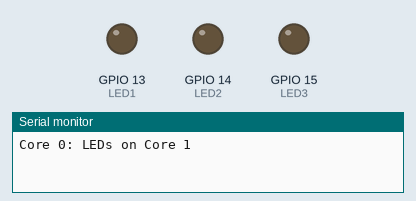
The sketch below on a simulated ESP32. Shown: output pins drawn as LEDs (lit = HIGH), the last lines printed to the serial monitor.

Above: at 0.15 s.
At 1.05 s:
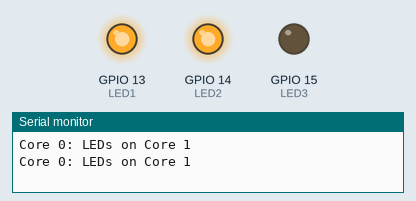
At 1.65 s:
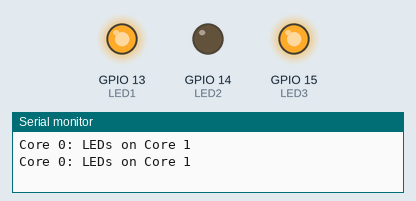
At 2.25 s:
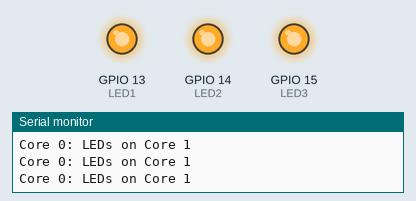
At 3.75 s:
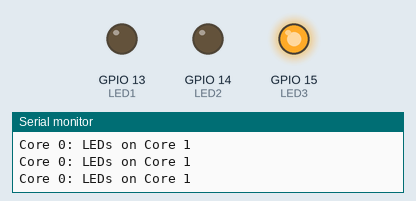
At 5.25 s:
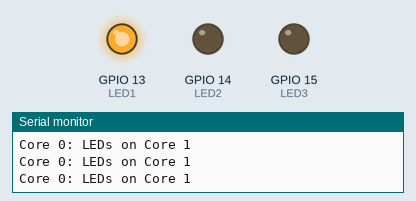
Timing chart, 0 to 5.5 s (numbered marks = the images above):
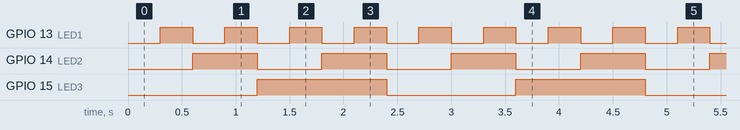

Measured:
- by itself, GPIO 13 (LED1): alternates HIGH for 0.30 s and LOW for 0.30 s
- by itself, GPIO 14 (LED2): alternates HIGH for 0.60 s and LOW for 0.60 s
- by itself, GPIO 15 (LED3): alternates HIGH for 1.2 s and LOW for 1.2 s

The sketch:

led.ino
```cpp
#define LED1 13
#define LED2 14
#define LED3 15

TaskHandle_t ledTask;

void ledTaskCode(void *pvParameters) {
  pinMode(LED1, OUTPUT); pinMode(LED2, OUTPUT); pinMode(LED3, OUTPUT);
  int state = 0;
  for(;;) {
    digitalWrite(LED1, state & 1);
    digitalWrite(LED2, state & 2);
    digitalWrite(LED3, state & 4);
    state = (state + 1) % 8;
    vTaskDelay(300 / portTICK_PERIOD_MS);
  }
}

void setup() {
  Serial.begin(115200);
  xTaskCreatePinnedToCore(ledTaskCode, "LED", 2048, NULL, 1, &ledTask, 1);
}

void loop() {
  Serial.println("Core 0: LEDs on Core 1");
  vTaskDelay(1000 / portTICK_PERIOD_MS);
}
```
